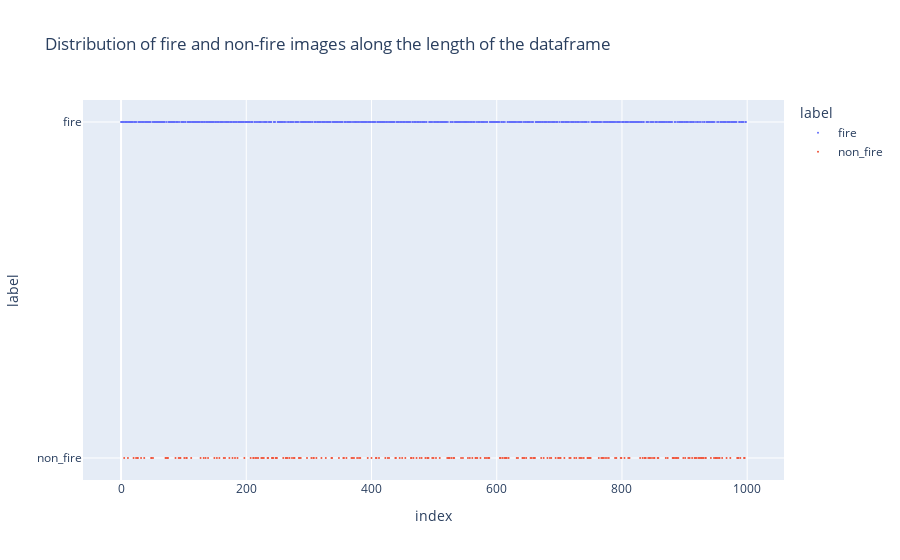

The cell this chart's notebook holds for it:
### Markdown cell above
**Great! the dataset has been created. Let's see how well the data is shuffled.**

### Code cell
fig = px.scatter(data_frame = df,x=df.index,y='label',color='label',title='Distribution of fire and non-fire images along the length of the dataframe')
fig.update_traces(marker_size=2)

### Figure 1 — Plotly figure (JSON) as saved in the notebook; plotly's stock layout.template omitted (floating-point values rounded to 4 significant figures; data arrays with more than 128 entries replaced by an {"elided": "..."} marker saying what was removed)
{"data": [{"hovertemplate": "label=%{y}<br>index=%{x}<extra></extra>", "legendgroup": "fire", "marker": {"color": "#636efa", "size": 2, "symbol": "circle"}, "mode": "markers", "name": "fire", "orientation": "h", "showlegend": true, "type": "scatter", "x": {"elided": "755 int values"}, "xaxis": "x", "y": {"elided": "755 str values"}, "yaxis": "y"}, {"hovertemplate": "label=%{y}<br>index=%{x}<extra></extra>", "legendgroup": "non_fire", "marker": {"color": "#EF553B", "size": 2, "symbol": "circle"}, "mode": "markers", "name": "non_fire", "orientation": "h", "showlegend": true, "type": "scatter", "x": {"elided": "244 int values"}, "xaxis": "x", "y": {"elided": "244 str values"}, "yaxis": "y"}], "layout": {"legend": {"title": {"text": "label"}, "tracegroupgap": 0}, "title": {"text": "Distribution of fire and non-fire images along the length of the dataframe"}, "xaxis": {"anchor": "y", "domain": [0, 1], "title": {"text": "index"}}, "yaxis": {"anchor": "x", "categoryarray": ["non_fire", "fire"], "categoryorder": "array", "domain": [0, 1], "title": {"text": "label"}}}}
